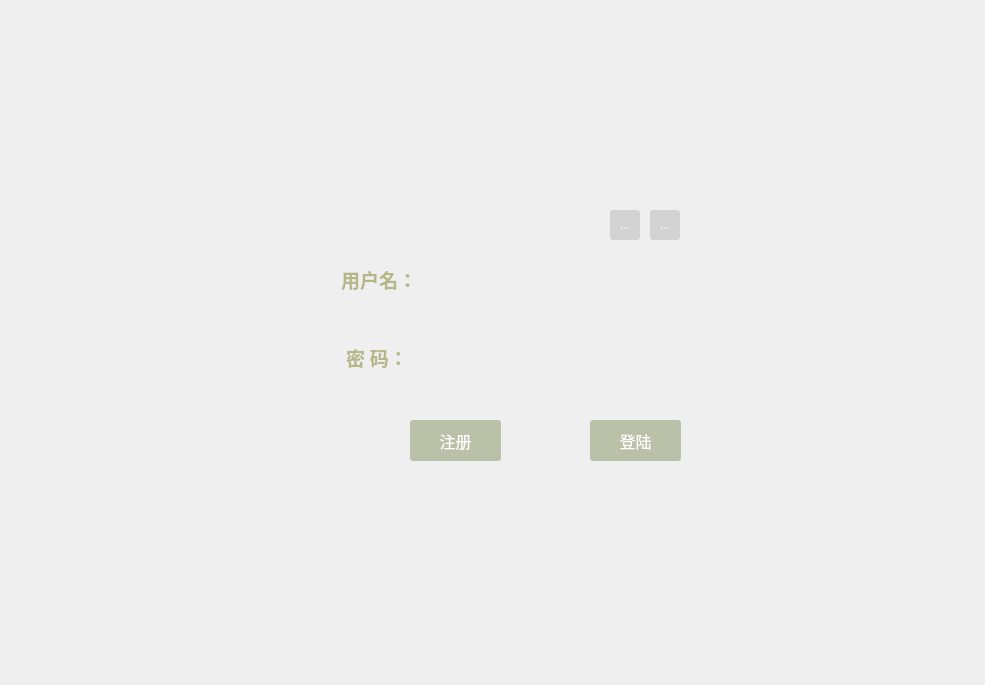
<?xml version="1.0" encoding="UTF-8"?>
<ui version="4.0">
 <class>Client</class>
 <widget class="QWidget" name="Client">
  <property name="geometry">
   <rect>
    <x>0</x>
    <y>0</y>
    <width>985</width>
    <height>685</height>
   </rect>
  </property>
  <property name="windowTitle">
   <string>Form</string>
  </property>
  <property name="windowIcon">
   <iconset resource="resource.qrc">
    <normaloff>:/chat/image/icon/icon_clientTitle.png</normaloff>:/chat/image/icon/icon_clientTitle.png</iconset>
  </property>
  <widget class="QLabel" name="label_2">
   <property name="geometry">
    <rect>
     <x>346</x>
     <y>337</y>
     <width>111</width>
     <height>41</height>
    </rect>
   </property>
   <property name="font">
    <font>
     <family>楷体</family>
     <pointsize>14</pointsize>
     <weight>75</weight>
     <bold>true</bold>
    </font>
   </property>
   <property name="text">
    <string>&lt;html&gt;&lt;head/&gt;&lt;body&gt;&lt;p&gt;&lt;span style=&quot; color:#b6b688;&quot;&gt;密 码：&lt;/span&gt;&lt;/p&gt;&lt;/body&gt;&lt;/html&gt;</string>
   </property>
  </widget>
  <widget class="QLineEdit" name="passwardLineEdit">
   <property name="geometry">
    <rect>
     <x>460</x>
     <y>338</y>
     <width>281</width>
     <height>41</height>
    </rect>
   </property>
   <property name="font">
    <font>
     <pointsize>12</pointsize>
    </font>
   </property>
   <property name="styleSheet">
    <string notr="true">border: none;
background-color: rgba(255, 255, 255, 0);</string>
   </property>
  </widget>
  <widget class="QLabel" name="label">
   <property name="geometry">
    <rect>
     <x>341</x>
     <y>259</y>
     <width>111</width>
     <height>41</height>
    </rect>
   </property>
   <property name="font">
    <font>
     <family>楷体</family>
     <pointsize>14</pointsize>
     <weight>75</weight>
     <bold>true</bold>
    </font>
   </property>
   <property name="text">
    <string>&lt;html&gt;&lt;head/&gt;&lt;body&gt;&lt;p&gt;&lt;span style=&quot; color:#b6b688;&quot;&gt;用户名：&lt;/span&gt;&lt;/p&gt;&lt;/body&gt;&lt;/html&gt;</string>
   </property>
  </widget>
  <widget class="QLineEdit" name="userLineEdit">
   <property name="geometry">
    <rect>
     <x>460</x>
     <y>258</y>
     <width>291</width>
     <height>41</height>
    </rect>
   </property>
   <property name="font">
    <font>
     <pointsize>12</pointsize>
    </font>
   </property>
   <property name="styleSheet">
    <string notr="true">border: none;
background-color: rgba(255, 255, 255, 0);</string>
   </property>
  </widget>
  <widget class="QToolButton" name="closeButton">
   <property name="geometry">
    <rect>
     <x>650</x>
     <y>210</y>
     <width>30</width>
     <height>30</height>
    </rect>
   </property>
   <property name="minimumSize">
    <size>
     <width>30</width>
     <height>30</height>
    </size>
   </property>
   <property name="maximumSize">
    <size>
     <width>30</width>
     <height>30</height>
    </size>
   </property>
   <property name="toolTip">
    <string>关闭</string>
   </property>
   <property name="styleSheet">
    <string notr="true">QToolButton { background-color: rgb(150, 150, 150, 80); border-radius: 3px; color: rgb(255, 255, 255); }
QToolButton:hover { background-color: rgb(172, 178, 148);}</string>
   </property>
   <property name="text">
    <string>...</string>
   </property>
   <property name="icon">
    <iconset resource="resource.qrc">
     <normaloff>:/chat/image/icon/icon_close.png</normaloff>:/chat/image/icon/icon_close.png</iconset>
   </property>
  </widget>
  <widget class="QToolButton" name="hideButton">
   <property name="geometry">
    <rect>
     <x>610</x>
     <y>210</y>
     <width>30</width>
     <height>30</height>
    </rect>
   </property>
   <property name="minimumSize">
    <size>
     <width>30</width>
     <height>30</height>
    </size>
   </property>
   <property name="maximumSize">
    <size>
     <width>30</width>
     <height>30</height>
    </size>
   </property>
   <property name="toolTip">
    <string>最小化</string>
   </property>
   <property name="styleSheet">
    <string notr="true">QToolButton { background-color: rgb(150, 150, 150, 80); border-radius: 3px; color: rgb(255, 255, 255); }
QToolButton:hover { background-color: rgb(172, 178, 148);}</string>
   </property>
   <property name="text">
    <string>...</string>
   </property>
   <property name="icon">
    <iconset resource="resource.qrc">
     <normaloff>:/chat/image/icon/icon_hide.png</normaloff>:/chat/image/icon/icon_hide.png</iconset>
   </property>
  </widget>
  <widget class="QPushButton" name="signBtn">
   <property name="geometry">
    <rect>
     <x>410</x>
     <y>420</y>
     <width>91</width>
     <height>41</height>
    </rect>
   </property>
   <property name="minimumSize">
    <size>
     <width>60</width>
     <height>25</height>
    </size>
   </property>
   <property name="maximumSize">
    <size>
     <width>103</width>
     <height>41</height>
    </size>
   </property>
   <property name="font">
    <font>
     <family>楷体</family>
     <pointsize>12</pointsize>
    </font>
   </property>
   <property name="styleSheet">
    <string notr="true">QPushButton { background-color: rgb(172, 178, 148,200); border-radius: 3px; color: rgb(255, 255, 255); }
 QPushButton:hover { background-color: rgb(172, 178, 148,255);}
</string>
   </property>
   <property name="text">
    <string>注册</string>
   </property>
  </widget>
  <widget class="QPushButton" name="sendBtn">
   <property name="geometry">
    <rect>
     <x>590</x>
     <y>420</y>
     <width>91</width>
     <height>41</height>
    </rect>
   </property>
   <property name="minimumSize">
    <size>
     <width>60</width>
     <height>25</height>
    </size>
   </property>
   <property name="maximumSize">
    <size>
     <width>103</width>
     <height>41</height>
    </size>
   </property>
   <property name="font">
    <font>
     <family>楷体</family>
     <pointsize>12</pointsize>
    </font>
   </property>
   <property name="styleSheet">
    <string notr="true">QPushButton { background-color: rgb(172, 178, 148,200); border-radius: 3px; color: rgb(255, 255, 255); }
 QPushButton:hover { background-color: rgb(172, 178, 148,255);}
</string>
   </property>
   <property name="text">
    <string>登陆</string>
   </property>
  </widget>
 </widget>
 <resources>
  <include location="resource.qrc"/>
 </resources>
 <connections/>
</ui>
